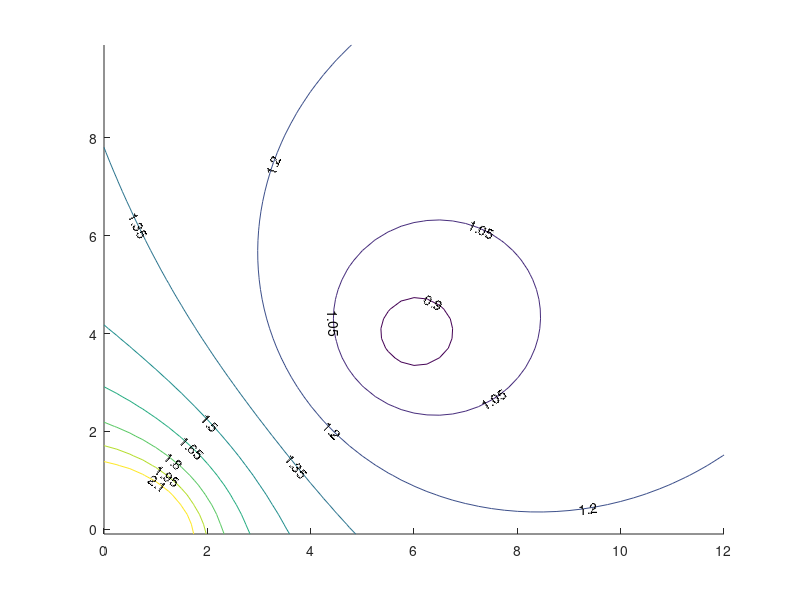

Write MATLAB code to recreate this figure. (Note: this script raises an error after producing the figure.)
% example_two_slits_plot_contores_0164.m
% Nasser, June 11, 2019
clc;clear; 
% To plot Figure 19 in Section 7 of the paper:
% COMPUTATION OF CONFORMAL INVARIANTS 
%
% The data files 
% x01_pt.mat, y01_pt.mat, u0164_pt.mat
% were generated by the file
% example_two_slits_save_contores_0164.m
%
%
%
z1=6+4i;
x=load('x01_pt.mat','-ascii');
y=load('y01_pt.mat','-ascii');
u=load('u0164_pt.mat','-ascii');
%
figure
cntv  =  0.9:0.15:2.1;
contour(x,y,u,cntv,'ShowText','on','Color','k')
hold on
plot(real(z1),imag(z1),'or','MarkerFaceColor','r')
plot([0 1],[0 0],'k','LineWidth',2)
axis([-0.0 12 -0.0 10])
axis off
set(gca,'LooseInset',get(gca,'TightInset'))
% print -dpdf  fig_two_seg01_m6_n4
% print -depsc fig_two_seg01_m6_n4
%